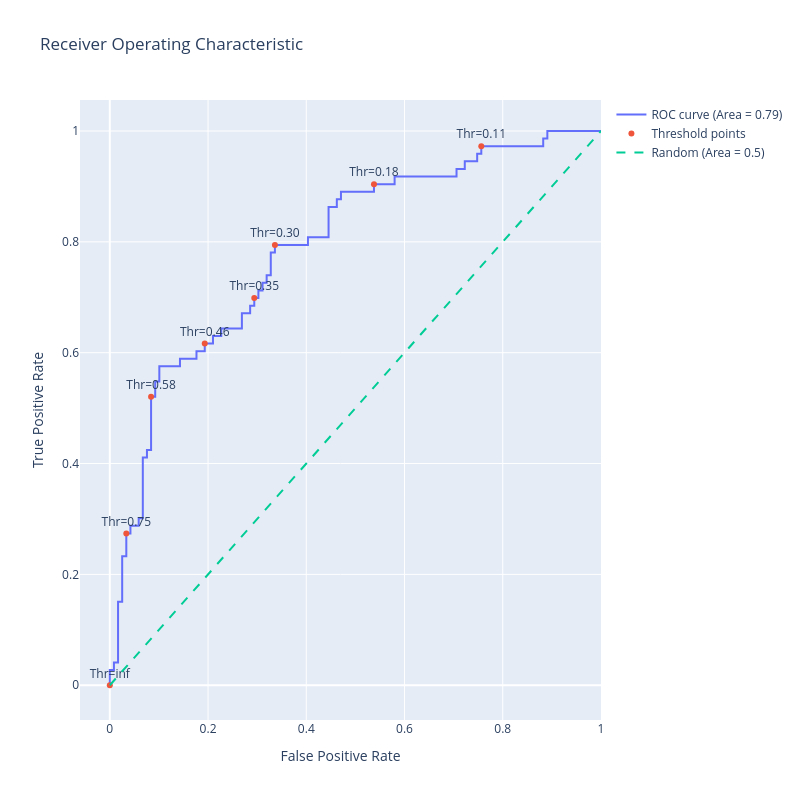

Notebook code for this chart:
### Code cell
import plotly.graph_objects as go
import numpy as np
from sklearn.metrics import roc_auc_score

# Assuming fpr, tpr, thresholds are already calculated as before
fpr, tpr, thresholds = roc_curve(y_test, y_prob)

# Calculate the AUC (Area Under the Curve)
roc_auc = roc_auc_score(y_test, y_prob)

# Generate a trace for ROC curve
trace0 = go.Scatter(
    x=fpr,
    y=tpr,
    mode='lines',
    name=f'ROC curve (Area = {roc_auc:.2f})'
)

# Only label every nth point to avoid cluttering
n = 10
indices = np.arange(len(thresholds)) % n == 0  # Choose indices where index mod n is 0

trace1 = go.Scatter(
    x=fpr[indices],
    y=tpr[indices],
    mode='markers+text',
    name='Threshold points',
    text=[f"Thr={thr:.2f}" for thr in thresholds[indices]],
    textposition='top center'
)

# Diagonal line
trace2 = go.Scatter(
    x=[0, 1],
    y=[0, 1],
    mode='lines',
    name='Random (Area = 0.5)',
    line=dict(dash='dash')
)

data = [trace0, trace1, trace2]

# Define layout with square aspect ratio
layout = go.Layout(
    title='Receiver Operating Characteristic',
    xaxis=dict(title='False Positive Rate'),
    yaxis=dict(title='True Positive Rate'),
    autosize=False,
    width=800,
    height=800,
    showlegend=True
)

# Define figure and add data
fig = go.Figure(data=data, layout=layout)

# Show figure
fig.show()

### Figure 1 — Plotly figure (JSON) as saved in the notebook; plotly's stock layout.template omitted (floating-point values rounded to 4 significant figures)
{"data": [{"mode": "lines", "name": "ROC curve (Area = 0.79)", "type": "scatter", "x": [0.0, 0.0, 0.0, 0.008403, 0.008403, 0.01681, 0.01681, 0.02521, 0.02521, 0.03361, 0.03361, 0.04202, 0.04202, 0.05882, 0.05882, 0.06723, 0.06723, 0.07563, 0.07563, 0.08403, 0.08403, 0.09244, 0.09244, 0.1008, 0.1008, 0.1429, 0.1429, 0.1765, 0.1765, 0.1933, 0.1933, 0.2101, 0.2101, 0.2269, 0.2269, 0.2689, 0.2689, 0.2857, 0.2857, 0.2941, 0.2941, 0.3025, 0.3025, 0.3109, 0.3109, 0.3193, 0.3193, 0.3277, 0.3277, 0.3361, 0.3361, 0.4034, 0.4034, 0.4454, 0.4454, 0.4622, 0.4622, 0.4706, 0.4706, 0.5378, 0.5378, 0.5798, 0.5798, 0.7059, 0.7059, 0.7227, 0.7227, 0.7479, 0.7479, 0.7563, 0.7563, 0.8824, 0.8824, 0.8908, 0.8908, 1.0], "y": [0.0, 0.0137, 0.0274, 0.0274, 0.0411, 0.0411, 0.1507, 0.1507, 0.2329, 0.2329, 0.274, 0.274, 0.2877, 0.2877, 0.3014, 0.3014, 0.411, 0.411, 0.4247, 0.4247, 0.5205, 0.5205, 0.5479, 0.5479, 0.5753, 0.5753, 0.589, 0.589, 0.6027, 0.6027, 0.6164, 0.6164, 0.6301, 0.6301, 0.6438, 0.6438, 0.6712, 0.6712, 0.6849, 0.6849, 0.6986, 0.6986, 0.7123, 0.7123, 0.726, 0.726, 0.7397, 0.7397, 0.7808, 0.7808, 0.7945, 0.7945, 0.8082, 0.8082, 0.863, 0.863, 0.8767, 0.8767, 0.8904, 0.8904, 0.9041, 0.9041, 0.9178, 0.9178, 0.9315, 0.9315, 0.9452, 0.9452, 0.9589, 0.9589, 0.9726, 0.9726, 0.9863, 0.9863, 1.0, 1.0]}, {"mode": "markers+text", "name": "Threshold points", "text": ["Thr=inf", "Thr=0.75", "Thr=0.58", "Thr=0.46", "Thr=0.35", "Thr=0.30", "Thr=0.18", "Thr=0.11"], "textposition": "top center", "type": "scatter", "x": [0.0, 0.03361, 0.08403, 0.1933, 0.2941, 0.3361, 0.5378, 0.7563], "y": [0.0, 0.274, 0.5205, 0.6164, 0.6986, 0.7945, 0.9041, 0.9726]}, {"line": {"dash": "dash"}, "mode": "lines", "name": "Random (Area = 0.5)", "type": "scatter", "x": [0, 1], "y": [0, 1]}], "layout": {"autosize": false, "height": 800, "showlegend": true, "title": {"text": "Receiver Operating Characteristic"}, "width": 800, "xaxis": {"title": {"text": "False Positive Rate"}}, "yaxis": {"title": {"text": "True Positive Rate"}}}}
